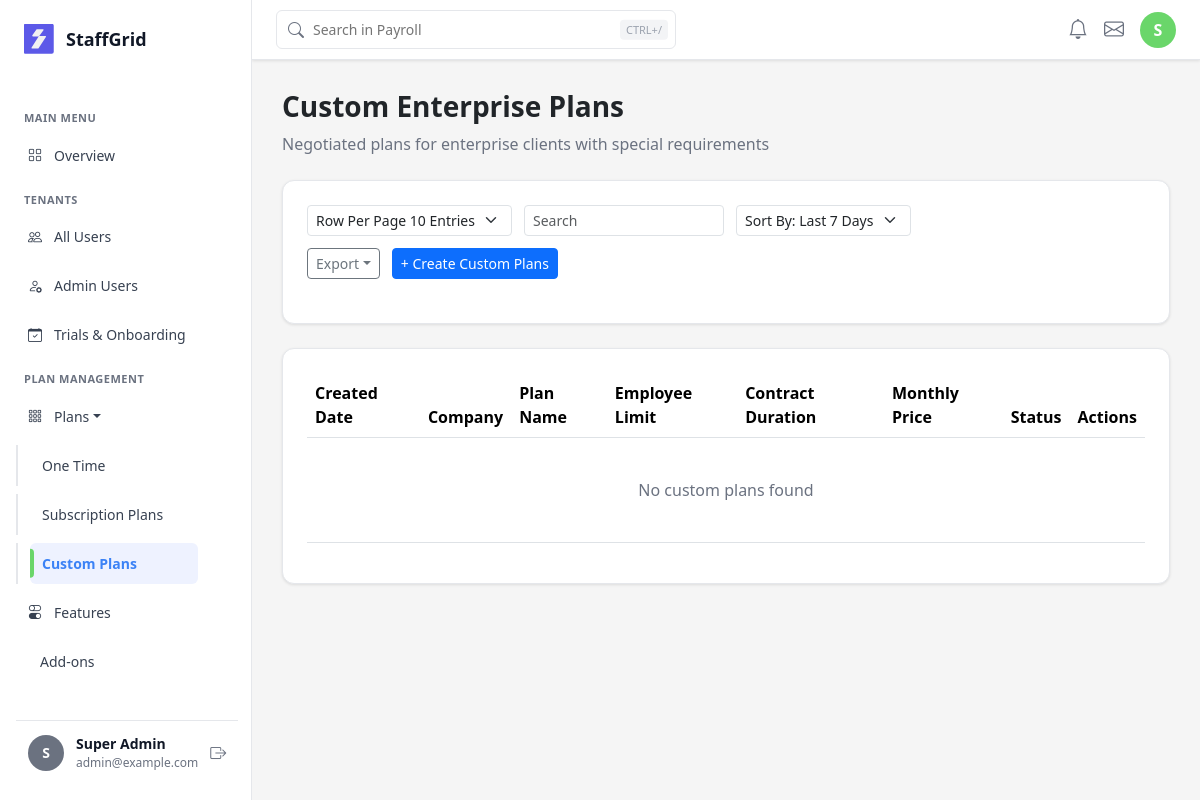
/saas-admin/custom-plans/ (signed in), run on an earlier commit of the app's database.
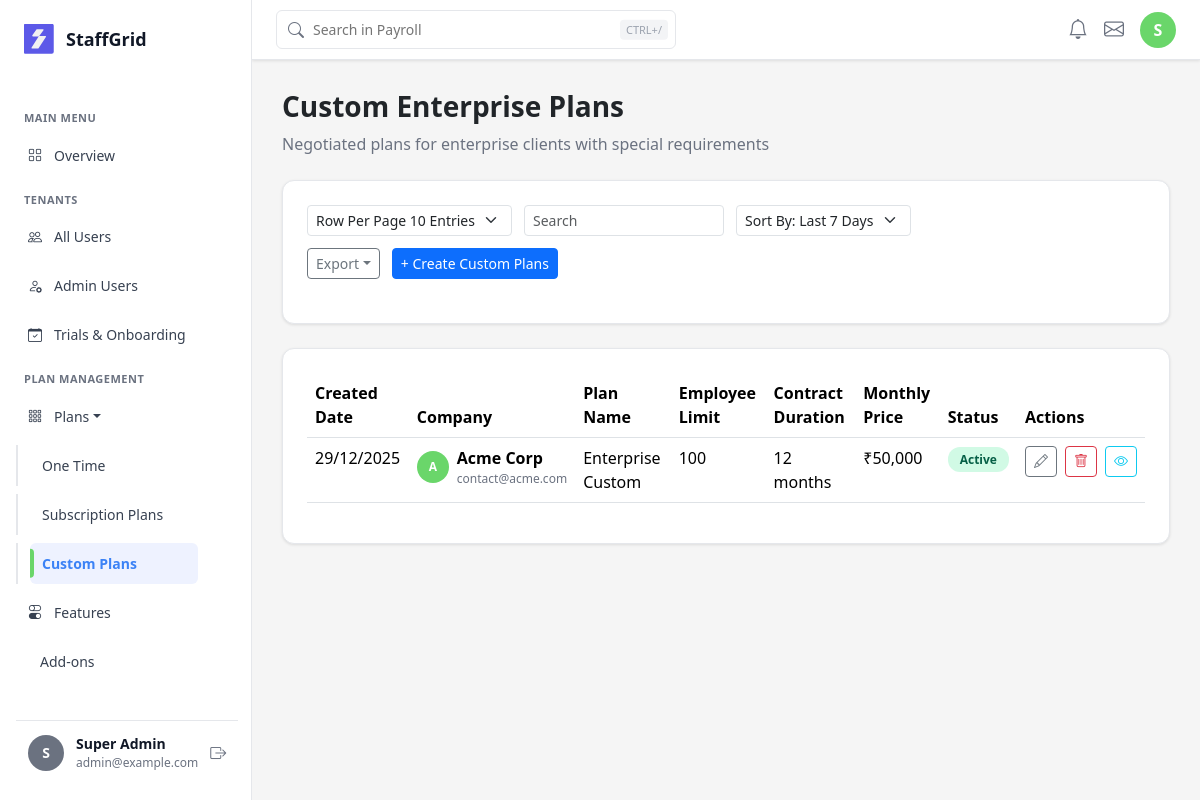
And on a later commit of the database.
### saas/models/plan.py (models this page shows, shortened)
class CustomEnterprisePlan(models.Model):
    STATUS_CHOICES = [
        ('active', 'Active'),
        ('inactive', 'Inactive'),
    ]
    created_date = models.DateTimeField(auto_now_add=True)
    company_name = models.CharField(max_length=150)
    company_email = models.EmailField()
    plan_name = models.CharField(max_length=150)
    employee_limit = models.IntegerField()
    contract_duration = models.IntegerField(help_text="Contract duration in months")
    monthly_price = models.DecimalField(max_digits=15, decimal_places=2)
    status = models.CharField(max_length=20, choices=STATUS_CHOICES, default='active')
    updated_at = models.DateTimeField(auto_now=True)
    class Meta:
        db_table = 'custom_enterprise_plans'
        ordering = ['-created_date']
        verbose_name = 'Custom Enterprise Plan'
        verbose_name_plural = 'Custom Enterprise Plans'

### saas/views/admin_dashboard_views.py (the view)
# urls.py: path('custom-plans/', custom_plans_admin, name='custom_plans'),
@login_required(login_url='auth:login')
def custom_plans_admin(request):
    if not is_super_admin(request.user):
        messages.error(request, 'Access denied.')
        return redirect('dashboard')
    search_query = request.GET.get('search', '').strip()
    status_filter = request.GET.get('status', '').strip()
    plans = CustomEnterprisePlan.objects.all().order_by('-created_date')
    if search_query:
        plans = plans.filter(
            Q(company_name__icontains=search_query) |
            Q(plan_name__icontains=search_query)
        )
    if status_filter:
        plans = plans.filter(status=status_filter)
    paginator = Paginator(plans, 10)
    page_number = request.GET.get('page', 1)
    page_obj = paginator.get_page(page_number)
    context = {
        'plans': page_obj,
        'pagination': page_obj,
        'search_query': search_query,
        'status_filter': status_filter,
    }
    return render(request, 'admin/custom_plans.html', context)

### saas/auth_backend.py (called while the page is built)
    def get_user(self, user_id):
        try:
            return User.objects.get(pk=user_id)
        except User.DoesNotExist:
            return None

### saas/context_processors.py (called while the page is built)
def users_and_roles(request):
    users = CustomUser.objects.select_related('role').all()
    roles = Role.objects.prefetch_related('users').all()
    payments = PaymentTransaction.objects.select_related('tenant').all()[:5]
    return {
        'users': users,
        'roles': roles,
        'payments': payments,
    }

### saas/views/admin_dashboard_views.py (called while the page is built)
def is_super_admin(user):
    return user.is_superuser or user.is_staff

### saas/templates/admin/custom_plans.html (shortened to what this page needs)
{% extends 'base.html' %}
{% load humanize %}
{% block content %}
<div style="margin-bottom: 24px;">
    <h1 style="font-size: 28px; font-weight: 700; margin: 0 0 8px 0;">Custom Enterprise Plans</h1>
    <p style="color: #6B7280; margin: 0;">Negotiated plans for enterprise clients with special requirements</p>
</div>
<div class="table-container mb-4">
    <div style="display: flex; justify-content: space-between; align-items: center; margin-bottom: 20px; flex-wrap: wrap; gap: 12px;">
        <div style="display: flex; gap: 12px; flex-wrap: wrap; align-items: center;">
            <select class="form-select form-select-sm" style="width: auto;">
                <option>Row Per Page 10 Entries</option>
            </select>
            <input type="text" class="form-control form-control-sm" placeholder="Search" style="width: 200px;" value="{{ search_query }}">
            <select class="form-select form-select-sm" style="width: auto;">
                <option>Sort By: Last 7 Days</option>
            </select>
        </div>
        <div>
            <button class="btn btn-sm btn-outline-secondary dropdown-toggle">Export</button>
            <a href="{% url 'plans:custom_plans' %}" class="btn btn-sm btn-primary" style="margin-left: 8px;">+ Create Custom Plans</a>
        </div>
    </div>
</div>
<div class="table-container">
    <table class="table table-hover">
        <thead>
            <tr>
                <th>Created Date</th>
                <th>Company</th>
                <th>Plan Name</th>
                <th>Employee Limit</th>
                <th>Contract Duration</th>
                <th>Monthly Price</th>
                <th>Status</th>
                <th>Actions</th>
            </tr>
        </thead>
        <tbody>
            {% for plan in plans %}
            <tr>
                <td>{{ plan.created_date|date:"d/m/Y" }}</td>
                <td>
                    <div style="display: flex; align-items: center; gap: 8px;">
                        <div style="width: 32px; height: 32px; border-radius: 50%; background: #6AD66A; display: flex; align-items: center; justify-content: center; color: white; font-weight: 600; font-size: 12px;">
                            {{ plan.company_name.0|upper }}
                        </div>
                        <div>
                            <div style="font-weight: 600;">{{ plan.company_name }}</div>
                            <div style="font-size: 12px; color: #6B7280;">{{ plan.company_email }}</div>
                        </div>
                    </div>
                </td>
                <td>{{ plan.plan_name }}</td>
                <td>{{ plan.employee_limit|default:"—" }}</td>
                <td>{{ plan.contract_duration }} months</td>
                <td>₹{{ plan.monthly_price|floatformat:0|intcomma }}</td>
                <td>
                    <span class="badge-status badge-active">{{ plan.get_status_display }}</span>
                </td>
                <td>
                    <div style="display: flex; gap: 8px;">
                        <a href="#" class="btn btn-sm btn-outline-secondary"><i class="bi bi-pencil"></i></a>
                        <a href="#" class="btn btn-sm btn-outline-danger"><i class="bi bi-trash"></i></a>
                        <a href="#" class="btn btn-sm btn-outline-info"><i class="bi bi-eye"></i></a>
                    </div>
                </td>
            </tr>
            {% empty %}
            <tr>
                <td colspan="8" style="text-align: center; padding: 40px; color: #6B7280;">No custom plans found</td>
            </tr>
            {% endfor %}
        </tbody>
    </table>
</div>
{% endblock %}

What changed in the data, as far as the page shows it:
added CustomEnterprisePlan: created_date "29/12/2025", company_name.0 "A", company_name "Acme Corp", company_email "contact@acme.com", plan_name "Enterprise Custom", employee_limit "100", contract_duration "12", monthly_price "50,000", status "Active"
Also different on the page:
text no longer shown: "No custom plans found"
